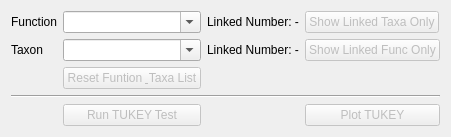
              <widget class="QWidget" name="tab_4">
               <attribute name="title">
                <string>TUKEY</string>
               </attribute>
               <layout class="QGridLayout" name="gridLayout_10">
                <item row="4" column="1">
                 <widget class="QPushButton" name="pushButton_tukey_test">
                  <property name="enabled">
                   <bool>false</bool>
                  </property>
                  <property name="text">
                   <string>Run TUKEY Test</string>
                  </property>
                 </widget>
                </item>
                <item row="0" column="0">
                 <widget class="QLabel" name="label_54">
                  <property name="sizePolicy">
                   <sizepolicy hsizetype="Preferred" vsizetype="Fixed">
                    <horstretch>0</horstretch>
                    <verstretch>0</verstretch>
                   </sizepolicy>
                  </property>
                  <property name="text">
                   <string>Function</string>
                  </property>
                 </widget>
                </item>
                <item row="0" column="1">
                 <widget class="QComboBox" name="comboBox_tukey_func">
                  <property name="sizePolicy">
                   <sizepolicy hsizetype="Preferred" vsizetype="Fixed">
                    <horstretch>0</horstretch>
                    <verstretch>0</verstretch>
                   </sizepolicy>
                  </property>
                  <property name="editable">
                   <bool>true</bool>
                  </property>
                 </widget>
                </item>
                <item row="0" column="2">
                 <widget class="QLabel" name="label_tukey_func_num">
                  <property name="sizePolicy">
                   <sizepolicy hsizetype="Fixed" vsizetype="Preferred">
                    <horstretch>0</horstretch>
                    <verstretch>0</verstretch>
                   </sizepolicy>
                  </property>
                  <property name="text">
                   <string>Linked Number: -</string>
                  </property>
                 </widget>
                </item>
                <item row="1" column="2">
                 <widget class="QLabel" name="label_tukey_taxa_num">
                  <property name="sizePolicy">
                   <sizepolicy hsizetype="Fixed" vsizetype="Preferred">
                    <horstretch>0</horstretch>
                    <verstretch>0</verstretch>
                   </sizepolicy>
                  </property>
                  <property name="text">
                   <string>Linked Number: -</string>
                  </property>
                 </widget>
                </item>
                <item row="1" column="0">
                 <widget class="QLabel" name="label_55">
                  <property name="sizePolicy">
                   <sizepolicy hsizetype="Fixed" vsizetype="Preferred">
                    <horstretch>0</horstretch>
                    <verstretch>0</verstretch>
                   </sizepolicy>
                  </property>
                  <property name="text">
                   <string>Taxon</string>
                  </property>
                 </widget>
                </item>
                <item row="0" column="3">
                 <widget class="QPushButton" name="pushButton_show_linked_taxa">
                  <property name="enabled">
                   <bool>false</bool>
                  </property>
                  <property name="sizePolicy">
                   <sizepolicy hsizetype="Fixed" vsizetype="Fixed">
                    <horstretch>0</horstretch>
                    <verstretch>0</verstretch>
                   </sizepolicy>
                  </property>
                  <property name="text">
                   <string>Show Linked Taxa Only</string>
                  </property>
                 </widget>
                </item>
                <item row="1" column="3">
                 <widget class="QPushButton" name="pushButton_show_linked_func">
                  <property name="enabled">
                   <bool>false</bool>
                  </property>
                  <property name="text">
                   <string>Show Linked Func Only</string>
                  </property>
                 </widget>
                </item>
                <item row="1" column="1">
                 <widget class="QComboBox" name="comboBox_tukey_taxa">
                  <property name="sizePolicy">
                   <sizepolicy hsizetype="Preferred" vsizetype="Fixed">
                    <horstretch>0</horstretch>
                    <verstretch>0</verstretch>
                   </sizepolicy>
                  </property>
                  <property name="editable">
                   <bool>true</bool>
                  </property>
                 </widget>
                </item>
                <item row="2" column="1">
                 <widget class="QPushButton" name="pushButton_tukey_fresh">
                  <property name="enabled">
                   <bool>false</bool>
                  </property>
                  <property name="text">
                   <string>Reset Funtion &amp; Taxa List</string>
                  </property>
                 </widget>
                </item>
                <item row="4" column="3">
                 <widget class="QPushButton" name="pushButton_plot_tukey">
                  <property name="enabled">
                   <bool>false</bool>
                  </property>
                  <property name="text">
                   <string>Plot TUKEY</string>
                  </property>
                 </widget>
                </item>
                <item row="3" column="0" colspan="4">
                 <widget class="Line" name="line_2">
                  <property name="orientation">
                   <enum>Qt::Horizontal</enum>
                  </property>
                 </widget>
                </item>
               </layout>
              </widget>
